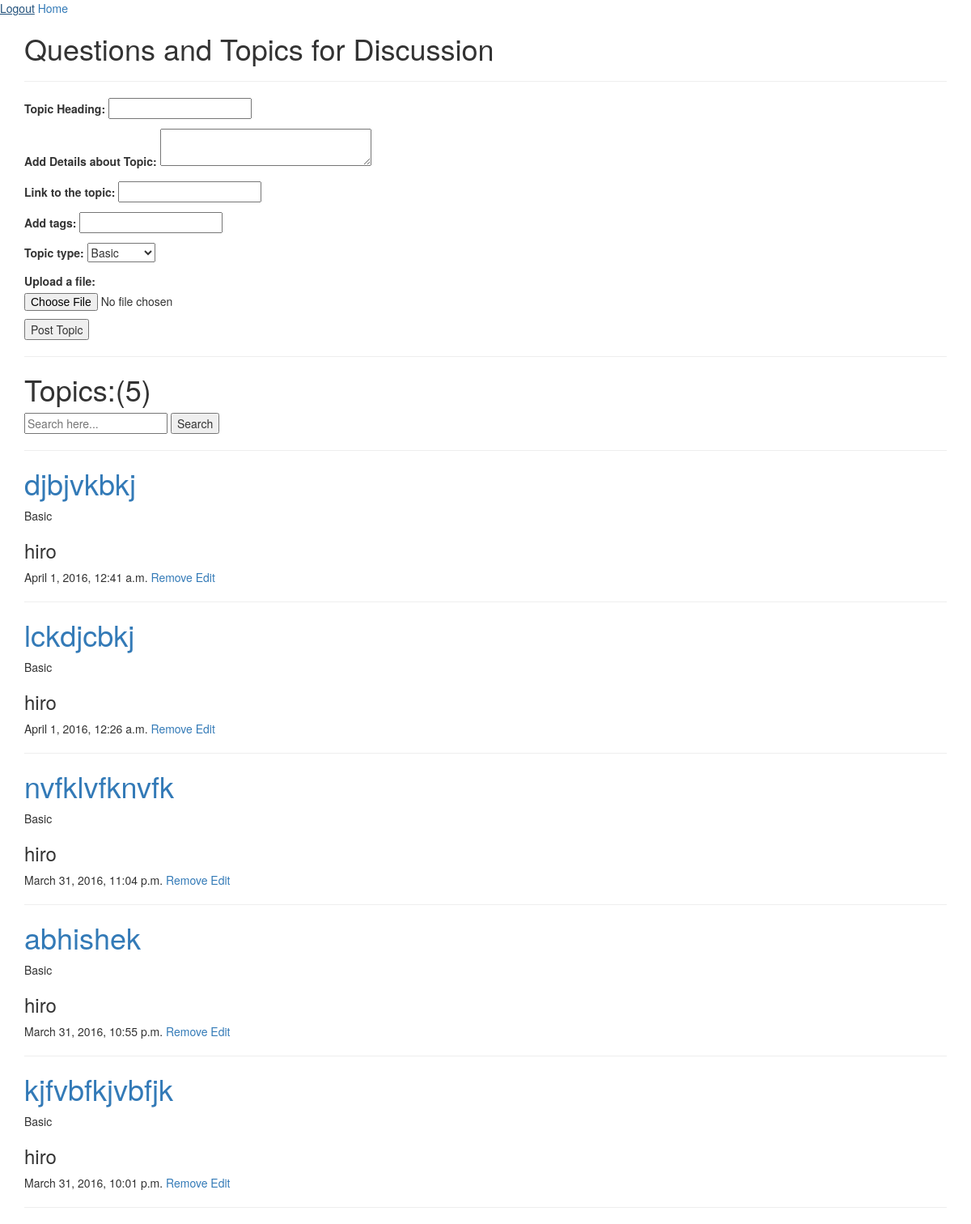
Screenshot of /codehub/topic/ (signed in) with the database file from the repository.
### app/models.py (models this page shows, shortened)
class CodehubTopicModel(models.Model):
    user = models.ForeignKey(User)
    topic_heading = models.CharField(max_length = 100)
    topic_detail = models.CharField(max_length = 200)
    topic_link = models.CharField(max_length = 100 )
    tags = models.CharField(max_length = 50)
    timeStamp = models.DateTimeField()
    topic_type = models.CharField(max_length = 10)
    file = models.FileField(upload_to = 'uploads/')

### app/views.py (the view)
    def wrapper(request,*args,**kwargs):
        if not request.user.is_authenticated():
            return redirect('login_view')
        return func(request,*args,**kwargs)

### app/forms.py
class CodehubTopicForm(forms.ModelForm):
    CHOICES = (('Basic', 'Basic'),('Advanced', 'Advanced'),)
    topic_heading = forms.CharField(label = 'Topic Heading',max_length = 100)
    topic_detail = forms.CharField(label = 'Add Details about Topic',widget = forms.Textarea(attrs = {'rows':'2','cols':'32'}),max_length = 200)
    topic_link = forms.URLField(label = 'Link to the topic',max_length = 100,required = False)
    tags = forms.CharField(label = 'Add tags',max_length = 100,required = True)
    topic_type = forms.ChoiceField(choices = CHOICES,required = True)
    file = forms.FileField(label = 'Upload a file:',required=False)
    class Meta:
        model = CodehubTopicModel
        fields = ['topic_heading','topic_detail','topic_link','tags','topic_type','file']

### app/views.py (called while the page is built)
def loginRequired(func):
    def wrapper(request,*args,**kwargs):
        if not request.user.is_authenticated():
            return redirect('login_view')
        return func(request,*args,**kwargs)
    return wrapper

### app/templates/codehub/topic.html (shortened to what this page needs)
{% extends 'base.html' %}
{% block content %}
<h1>Questions and Topics for Discussion</h1>
<hr/>
<form method="post" enctype="multipart/form-data">
{{ form.as_p }}
<input type='submit' name='submitTopic' value= 'Post Topic'/>
</form>
<hr/>
<h1>Topics:<span>(</span>{{ topics.count }}<span>)</span></h1>
<form method='post' action = '/codehub/topic/search_topic/'>
<input type='text' name = 'search_str' placeholder = 'Search here...'/>
<input type='submit' name='seachTopic' value = 'Search'/>
</form>
<hr/>
<div id = 'topicDisplaySec'>
{% for topic in topics %}
    <h1><a href = "{% url 'comment_on_topic' topic.id %}">{{ topic.topic_heading }}</a></h1>
      {{ topic.topic_type }}
    <h3>{{ topic.user.username }}</h3>
      {{ topic.timeStamp }}
    {% if topic.user.username == user.username %}
    <a href = "{% url 'remove_topic' topic.id %}">Remove</a>
    <a href = "{% url 'edit_topic' topic.id %}">Edit
    {% endif %}
    <hr/>
{% endfor %}
{% endblock %}

### rows the page displays
CodehubTopicModel: topic_heading "djbjvkbkj", topic_type "Basic", user.username "hiro", timeStamp "April 1, 2016, 12:41 a.m.", shows "Remove"
CodehubTopicModel: topic_heading "lckdjcbkj", topic_type "Basic", user.username "hiro", timeStamp "April 1, 2016, 12:26 a.m.", shows "Remove"
CodehubTopicModel: topic_heading "nvfklvfknvfk", topic_type "Basic", user.username "hiro", timeStamp "March 31, 2016, 11:04 p.m.", shows "Remove"
CodehubTopicModel: topic_heading "abhishek", topic_type "Basic", user.username "hiro", timeStamp "March 31, 2016, 10:55 p.m.", shows "Remove"
CodehubTopicModel: topic_heading "kjfvbfkjvbfjk", topic_type "Basic", user.username "hiro", timeStamp "March 31, 2016, 10:01 p.m.", shows "Remove"

### other values shown
{{ topics.count }} "5"
